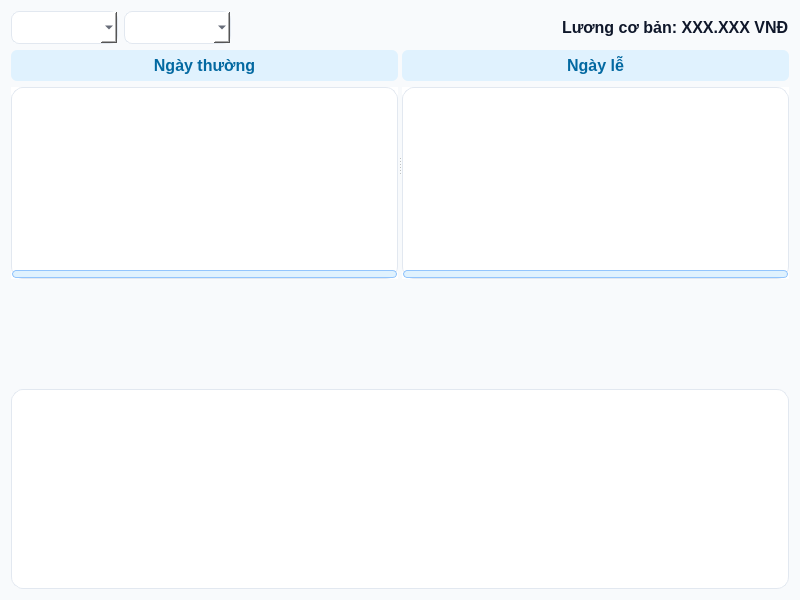
<?xml version="1.0" encoding="UTF-8"?>
<ui version="4.0">
 <class>Salary_View</class>
 <widget class="QWidget" name="Salary_View">
  <property name="geometry">
   <rect>
    <x>0</x>
    <y>0</y>
    <width>800</width>
    <height>600</height>
   </rect>
  </property>
  <property name="windowTitle">
   <string>Salary</string>
  </property>
  <property name="styleSheet">
   <string notr="true">QWidget#Salary_View {
    background-color: #F8FAFC;
}
QLabel {
    color: #0F172A;
}
QComboBox {
    background-color: #ffffff;
    color: #0F172A;
    border: 1px solid #E2E8F0;
    border-radius: 8px;
    padding: 5px 12px;
}
QComboBox:hover {
    border-color: #93C5FD;
    background-color: #F1F5F9;
}
QComboBox QAbstractItemView {
    background-color: #ffffff;
    color: #0F172A;
    selection-background-color: #EFF6FF;
    selection-color: #0F172A;
    outline: none;
    border: 1px solid #E2E8F0;
}
QComboBox QAbstractItemView::item:hover {
    background-color: #F0F9FF;
    color: #0F172A;
}
QComboBox QAbstractItemView::item:selected {
    background-color: #EFF6FF;
    color: #0F172A;
}
QTableWidget {
    background-color: #ffffff;
    color: #0F172A;
    gridline-color: transparent;
    border: 1px solid #E2E8F0;
    border-radius: 12px;
    outline: none;
}
QTableWidget::item {
    border-bottom: 1px solid #F1F5F9;
    padding: 6px;
    color: #0F172A;
}
QTableWidget::item:hover {
    background-color: #F0F9FF;
    color: #0F172A;
}
QTableWidget::item:selected {
    background-color: #EFF6FF;
    color: #0F172A;
}
QHeaderView::section {
    background-color: #F8FAFC;
    color: #64748B;
    padding: 8px;
    border: none;
    border-bottom: 2px solid #E2E8F0;
    font-weight: 700;
    font-size: 11px;
}
QTableCornerButton::section {
    background-color: #F8FAFC;
    border: none;
    border-bottom: 2px solid #E2E8F0;
}
QScrollBar:horizontal {
    border: none;
    background: #F1F5F9;
    height: 8px;
    margin: 0px;
    border-radius: 4px;
}
QScrollBar::handle:horizontal {
    background: #E0F2FE;
    min-width: 20px;
    border-radius: 4px;
    border: 1px solid #93C5FD;
}
QScrollBar::handle:horizontal:hover {
    background: #BAE6FD;
    border-color: #60A5FA;
}
QScrollBar::add-line:horizontal {
    border: none;
    background: none;
    width: 0px;
}
QScrollBar::sub-line:horizontal {
    border: none;
    background: none;
    width: 0px;
}
QScrollBar:vertical {
    border: none;
    background: #F1F5F9;
    width: 8px;
    margin: 0px;
    border-radius: 4px;
}
QScrollBar::handle:vertical {
    background: #E0F2FE;
    min-height: 20px;
    border-radius: 4px;
    border: 1px solid #93C5FD;
}
QScrollBar::handle:vertical:hover {
    background: #BAE6FD;
    border-color: #60A5FA;
}
QScrollBar::add-line:vertical {
    border: none;
    background: none;
    height: 0px;
}
QScrollBar::sub-line:vertical {
    border: none;
    background: none;
    height: 0px;
}</string>
  </property>
  <layout class="QVBoxLayout" name="verticalLayout">
   <item>
    <layout class="QHBoxLayout" name="horizontalLayout">
     <item>
      <widget class="QComboBox" name="monthComboBox">
       <property name="font">
        <font>
         <pointsize>12</pointsize>
         <bold>true</bold>
        </font>
       </property>
      </widget>
     </item>
     <item>
      <widget class="QComboBox" name="yearComboBox">
       <property name="font">
        <font>
         <pointsize>12</pointsize>
         <bold>true</bold>
        </font>
       </property>
      </widget>
     </item>
     <item>
      <spacer name="horizontalSpacer">
       <property name="orientation">
        <enum>Qt::Orientation::Horizontal</enum>
       </property>
       <property name="sizeHint" stdset="0">
        <size>
         <width>40</width>
         <height>20</height>
        </size>
       </property>
      </spacer>
     </item>
     <item>
      <widget class="QLabel" name="lcbLabel">
       <property name="font">
        <font>
         <pointsize>12</pointsize>
         <bold>true</bold>
        </font>
       </property>
       <property name="text">
        <string>Lương cơ bản: XXX.XXX VNĐ</string>
       </property>
      </widget>
     </item>
    </layout>
   </item>
   <item>
    <widget class="QSplitter" name="splitter">
     <property name="orientation">
      <enum>Qt::Orientation::Horizontal</enum>
     </property>
     <widget class="QWidget" name="layoutWidget">
      <layout class="QVBoxLayout" name="verticalLayout_2">
       <item>
        <widget class="QLabel" name="normalLabel">
         <property name="font">
          <font>
           <pointsize>12</pointsize>
           <bold>true</bold>
          </font>
         </property>
         <property name="styleSheet">
          <string>background-color: #E0F2FE; color: #0369A1; padding: 6px; border-radius: 6px; font-weight: bold;</string>
         </property>
         <property name="text">
          <string>Ngày thường</string>
         </property>
         <property name="alignment">
          <set>Qt::AlignmentFlag::AlignCenter</set>
         </property>
        </widget>
       </item>
       <item>
        <widget class="QTableWidget" name="normalTable">
         <property name="autoFillBackground">
          <bool>true</bool>
         </property>
         <property name="styleSheet">
          <string notr="true"></string>
         </property>
         <property name="horizontalScrollBarPolicy">
          <enum>Qt::ScrollBarPolicy::ScrollBarAlwaysOn</enum>
         </property>
        </widget>
       </item>
      </layout>
     </widget>
     <widget class="QWidget" name="layoutWidget1">
      <layout class="QVBoxLayout" name="verticalLayout_3">
       <item>
        <widget class="QLabel" name="holidayLabel">
         <property name="font">
          <font>
           <pointsize>12</pointsize>
           <bold>true</bold>
          </font>
         </property>
         <property name="styleSheet">
          <string>background-color: #E0F2FE; color: #0369A1; padding: 6px; border-radius: 6px; font-weight: bold;</string>
         </property>
         <property name="text">
          <string>Ngày lễ</string>
         </property>
         <property name="alignment">
          <set>Qt::AlignmentFlag::AlignCenter</set>
         </property>
        </widget>
       </item>
       <item>
        <widget class="QTableWidget" name="holidayTable">
         <property name="autoFillBackground">
          <bool>true</bool>
         </property>
         <property name="styleSheet">
          <string notr="true"></string>
         </property>
         <property name="horizontalScrollBarPolicy">
          <enum>Qt::ScrollBarPolicy::ScrollBarAlwaysOn</enum>
         </property>
        </widget>
       </item>
      </layout>
     </widget>
    </widget>
   </item>
   <item>
    <spacer name="verticalSpacer">
     <property name="orientation">
      <enum>Qt::Orientation::Vertical</enum>
     </property>
     <property name="sizeHint" stdset="0">
      <size>
       <width>20</width>
       <height>40</height>
      </size>
     </property>
    </spacer>
   </item>
   <item>
    <widget class="QTableWidget" name="summaryTable">
     <property name="minimumSize">
      <size>
       <width>0</width>
       <height>200</height>
      </size>
     </property>
    </widget>
   </item>
  </layout>
 </widget>
 <resources/>
 <connections/>
</ui>
